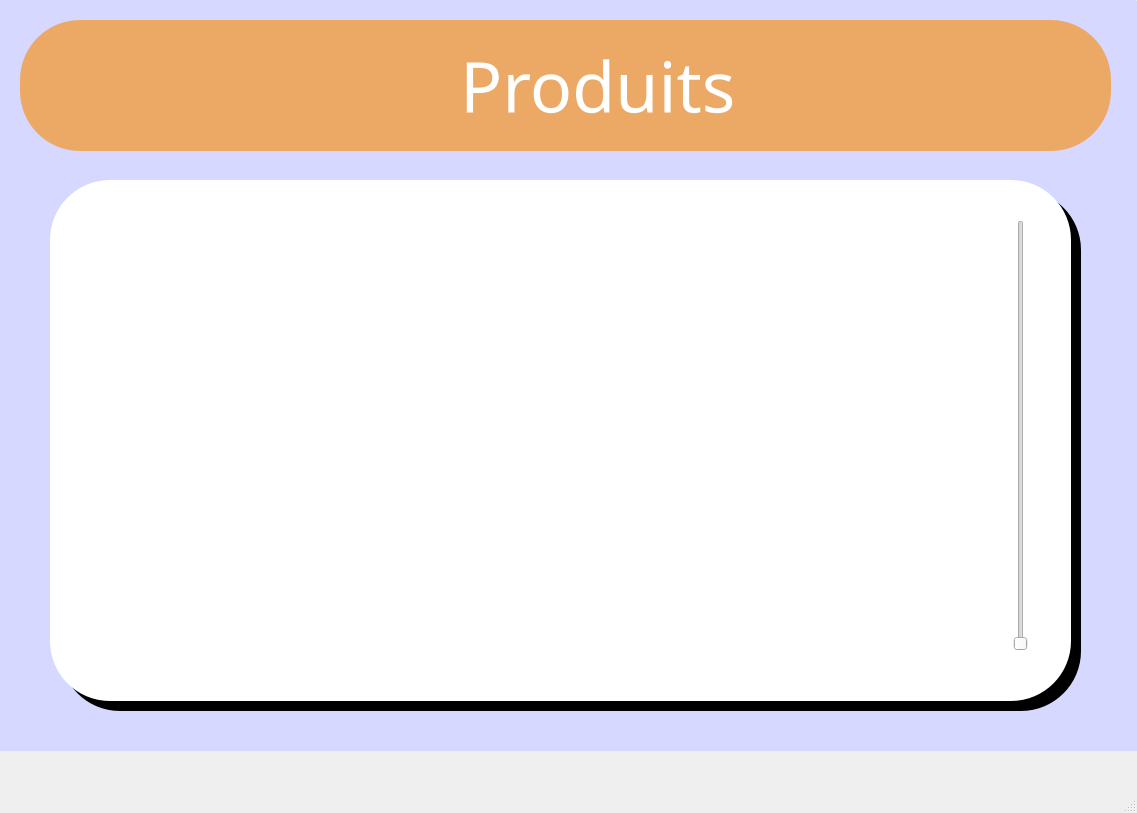
<?xml version="1.0" encoding="UTF-8"?>
<ui version="4.0">
 <class>MainWindow</class>
 <widget class="QMainWindow" name="MainWindow">
  <property name="geometry">
   <rect>
    <x>0</x>
    <y>0</y>
    <width>1137</width>
    <height>813</height>
   </rect>
  </property>
  <property name="windowTitle">
   <string>MainWindow</string>
  </property>
  <property name="styleSheet">
   <string notr="true">*{
	font-family: Akrobat;
	font-size: 26px;
}

QFrame{
background:white;
border-radius:15px;
}

QLabel{
color:#29465B;
font-size:40px;
background:transparent;
}

QLineEdit{
background:transparent;
border:none;
color:#717072;
border-bottom:1px solid #717072;
}</string>
  </property>
  <widget class="QWidget" name="centralwidget">
   <widget class="QStackedWidget" name="stackedWidget">
    <property name="geometry">
     <rect>
      <x>0</x>
      <y>0</y>
      <width>1141</width>
      <height>751</height>
     </rect>
    </property>
    <property name="styleSheet">
     <string notr="true"/>
    </property>
    <property name="currentIndex">
     <number>2</number>
    </property>
    <widget class="QWidget" name="page_1">
     <widget class="QToolButton" name="Image_2">
      <property name="geometry">
       <rect>
        <x>490</x>
        <y>30</y>
        <width>121</width>
        <height>121</height>
       </rect>
      </property>
      <property name="layoutDirection">
       <enum>Qt::LeftToRight</enum>
      </property>
      <property name="styleSheet">
       <string notr="true"/>
      </property>
      <property name="text">
       <string/>
      </property>
      <property name="icon">
       <iconset>
        <normaloff>:/images/user.png</normaloff>:/images/user.png</iconset>
      </property>
      <property name="iconSize">
       <size>
        <width>200</width>
        <height>200</height>
       </size>
      </property>
     </widget>
     <widget class="QPushButton" name="pushButton_9">
      <property name="geometry">
       <rect>
        <x>-30</x>
        <y>-30</y>
        <width>1181</width>
        <height>971</height>
       </rect>
      </property>
      <property name="styleSheet">
       <string notr="true">QPushButton{
background:#29465B;
font-size:30px;
border-radius:60px;
}
</string>
      </property>
      <property name="text">
       <string/>
      </property>
     </widget>
     <widget class="QFrame" name="frame_2">
      <property name="geometry">
       <rect>
        <x>270</x>
        <y>100</y>
        <width>561</width>
        <height>601</height>
       </rect>
      </property>
      <property name="frameShape">
       <enum>QFrame::StyledPanel</enum>
      </property>
      <property name="frameShadow">
       <enum>QFrame::Raised</enum>
      </property>
      <widget class="QLabel" name="Loginhere_3">
       <property name="geometry">
        <rect>
         <x>160</x>
         <y>70</y>
         <width>241</width>
         <height>41</height>
        </rect>
       </property>
       <property name="text">
        <string>LOGIN HERE</string>
       </property>
      </widget>
      <widget class="QPushButton" name="Login_3">
       <property name="geometry">
        <rect>
         <x>60</x>
         <y>490</y>
         <width>431</width>
         <height>71</height>
        </rect>
       </property>
       <property name="styleSheet">
        <string notr="true">QPushButton{
background:#ECA966;
font-size:30px;
border-radius:30px;
color:white;
}

QPushButton:hover{
color:white;
border-radius:30px;
background:#29465B;
font-size:30px;
}</string>
       </property>
       <property name="text">
        <string>LOGIN</string>
       </property>
      </widget>
      <widget class="QLineEdit" name="Username_3">
       <property name="geometry">
        <rect>
         <x>60</x>
         <y>210</y>
         <width>431</width>
         <height>71</height>
        </rect>
       </property>
       <property name="text">
        <string/>
       </property>
       <property name="placeholderText">
        <string>Username</string>
       </property>
      </widget>
      <widget class="QLineEdit" name="Password_3">
       <property name="geometry">
        <rect>
         <x>60</x>
         <y>320</y>
         <width>431</width>
         <height>71</height>
        </rect>
       </property>
       <property name="text">
        <string/>
       </property>
       <property name="echoMode">
        <enum>QLineEdit::Password</enum>
       </property>
       <property name="placeholderText">
        <string>Password</string>
       </property>
      </widget>
     </widget>
     <widget class="QToolButton" name="Image">
      <property name="geometry">
       <rect>
        <x>490</x>
        <y>30</y>
        <width>121</width>
        <height>121</height>
       </rect>
      </property>
      <property name="layoutDirection">
       <enum>Qt::LeftToRight</enum>
      </property>
      <property name="styleSheet">
       <string notr="true">QToolButton{
background:white;
border-radius:60px;
}</string>
      </property>
      <property name="text">
       <string/>
      </property>
      <property name="icon">
       <iconset>
        <normaloff>:/images/user.png</normaloff>:/images/user.png</iconset>
      </property>
      <property name="iconSize">
       <size>
        <width>200</width>
        <height>200</height>
       </size>
      </property>
     </widget>
    </widget>
    <widget class="QWidget" name="page_2">
     <widget class="QPushButton" name="commandes">
      <property name="geometry">
       <rect>
        <x>310</x>
        <y>490</y>
        <width>221</width>
        <height>91</height>
       </rect>
      </property>
      <property name="styleSheet">
       <string notr="true">QPushButton{
background:#29465B;
font-size:30px;
border-radius:45px;
color:white;
}

QPushButton:hover{
color:#3794AB;
border-radius:45px;
background:white;
font-size:30px;
}</string>
      </property>
      <property name="text">
       <string>Commandes</string>
      </property>
     </widget>
     <widget class="QPushButton" name="produits">
      <property name="geometry">
       <rect>
        <x>150</x>
        <y>280</y>
        <width>221</width>
        <height>91</height>
       </rect>
      </property>
      <property name="styleSheet">
       <string notr="true">QPushButton{
background:#29465B;
font-size:30px;
border-radius:45px;
color:white;
}

QPushButton:hover{
color:#3794AB;
border-radius:45px;
background:white;
font-size:30px;
}</string>
      </property>
      <property name="text">
       <string>Produits</string>
      </property>
     </widget>
     <widget class="QPushButton" name="reparations">
      <property name="geometry">
       <rect>
        <x>770</x>
        <y>280</y>
        <width>221</width>
        <height>91</height>
       </rect>
      </property>
      <property name="styleSheet">
       <string notr="true">QPushButton{
background:#29465B;
font-size:30px;
border-radius:45px;
color:white;
}

QPushButton:hover{
color:#3794AB;
border-radius:45px;
background:white;
font-size:30px;
}</string>
      </property>
      <property name="text">
       <string>Reparations</string>
      </property>
     </widget>
     <widget class="QPushButton" name="employes">
      <property name="geometry">
       <rect>
        <x>470</x>
        <y>280</y>
        <width>221</width>
        <height>91</height>
       </rect>
      </property>
      <property name="styleSheet">
       <string notr="true">QPushButton{
background:#29465B;
font-size:30px;
border-radius:45px;
color:white;
}

QPushButton:hover{
color:#3794AB;
border-radius:45px;
background:white;
font-size:30px;
}</string>
      </property>
      <property name="text">
       <string>Employés</string>
      </property>
     </widget>
     <widget class="QPushButton" name="clients">
      <property name="geometry">
       <rect>
        <x>630</x>
        <y>490</y>
        <width>221</width>
        <height>91</height>
       </rect>
      </property>
      <property name="styleSheet">
       <string notr="true">QPushButton{
background:#29465B;
font-size:30px;
border-radius:45px;
color:white;
}

QPushButton:hover{
color:#3794AB;
border-radius:45px;
background:white;
font-size:30px;
}</string>
      </property>
      <property name="text">
       <string>Clients</string>
      </property>
     </widget>
     <widget class="QPushButton" name="pushButton">
      <property name="geometry">
       <rect>
        <x>20</x>
        <y>20</y>
        <width>1091</width>
        <height>131</height>
       </rect>
      </property>
      <property name="styleSheet">
       <string notr="true">QPushButton{
background:#ECA966;
font-size:70px;
border-radius:60px;
color:white;
}</string>
      </property>
      <property name="text">
       <string/>
      </property>
     </widget>
     <widget class="QPushButton" name="pushButton_5">
      <property name="geometry">
       <rect>
        <x>-30</x>
        <y>-20</y>
        <width>1181</width>
        <height>801</height>
       </rect>
      </property>
      <property name="styleSheet">
       <string notr="true">QPushButton{

background:rgb(215, 216, 255);
font-size:70px;
border-radius:60px;
color:white;
}</string>
      </property>
      <property name="text">
       <string/>
      </property>
     </widget>
     <widget class="QLabel" name="label_2">
      <property name="geometry">
       <rect>
        <x>430</x>
        <y>30</y>
        <width>301</width>
        <height>111</height>
       </rect>
      </property>
      <property name="styleSheet">
       <string notr="true">QLabel{
font-size:90px;
color:white;
}</string>
      </property>
      <property name="text">
       <string>Savvys</string>
      </property>
     </widget>
     <widget class="QPushButton" name="Retour_2">
      <property name="geometry">
       <rect>
        <x>80</x>
        <y>50</y>
        <width>81</width>
        <height>71</height>
       </rect>
      </property>
      <property name="styleSheet">
       <string notr="true">QPushButton{
background:#ECA966;
font-size:70px;
border-radius:60px;
color:white;
}</string>
      </property>
      <property name="text">
       <string/>
      </property>
      <property name="icon">
       <iconset>
        <normaloff>../../../../../Downloads/icons8-logout-58.png</normaloff>../../../../../Downloads/icons8-logout-58.png</iconset>
      </property>
      <property name="iconSize">
       <size>
        <width>70</width>
        <height>70</height>
       </size>
      </property>
     </widget>
     <zorder>pushButton_5</zorder>
     <zorder>commandes</zorder>
     <zorder>produits</zorder>
     <zorder>reparations</zorder>
     <zorder>employes</zorder>
     <zorder>clients</zorder>
     <zorder>pushButton</zorder>
     <zorder>label_2</zorder>
     <zorder>Retour_2</zorder>
    </widget>
    <widget class="QWidget" name="page_3">
     <widget class="QPushButton" name="pushButton_7">
      <property name="geometry">
       <rect>
        <x>20</x>
        <y>20</y>
        <width>1091</width>
        <height>131</height>
       </rect>
      </property>
      <property name="styleSheet">
       <string notr="true">QPushButton{
background:#ECA966;
font-size:70px;
border-radius:60px;
color:white;
}</string>
      </property>
      <property name="text">
       <string/>
      </property>
     </widget>
     <widget class="QLabel" name="label">
      <property name="geometry">
       <rect>
        <x>460</x>
        <y>30</y>
        <width>391</width>
        <height>111</height>
       </rect>
      </property>
      <property name="styleSheet">
       <string notr="true">QLabel{
font-size:70px;
color:white;
}</string>
      </property>
      <property name="text">
       <string>Produits</string>
      </property>
     </widget>
     <widget class="QPushButton" name="Retour">
      <property name="geometry">
       <rect>
        <x>70</x>
        <y>50</y>
        <width>81</width>
        <height>71</height>
       </rect>
      </property>
      <property name="styleSheet">
       <string notr="true">QPushButton{
background:#ECA966;
font-size:70px;
border-radius:60px;
color:white;
}</string>
      </property>
      <property name="text">
       <string/>
      </property>
      <property name="icon">
       <iconset>
        <normaloff>../../../../../Downloads/icons8-go-back-64 (1).png</normaloff>../../../../../Downloads/icons8-go-back-64 (1).png</iconset>
      </property>
      <property name="iconSize">
       <size>
        <width>70</width>
        <height>70</height>
       </size>
      </property>
     </widget>
     <widget class="QPushButton" name="pushButton_3">
      <property name="geometry">
       <rect>
        <x>60</x>
        <y>190</y>
        <width>1021</width>
        <height>521</height>
       </rect>
      </property>
      <property name="styleSheet">
       <string notr="true">QPushButton{
background:black;
font-size:70px;
border-radius:60px;
color:white;
}</string>
      </property>
      <property name="text">
       <string/>
      </property>
     </widget>
     <widget class="QPushButton" name="pushButton_4">
      <property name="geometry">
       <rect>
        <x>50</x>
        <y>180</y>
        <width>1021</width>
        <height>521</height>
       </rect>
      </property>
      <property name="styleSheet">
       <string notr="true">QPushButton{
background:white;
font-size:70px;
border-radius:60px;
color:white;
}</string>
      </property>
      <property name="text">
       <string/>
      </property>
     </widget>
     <widget class="QPushButton" name="pushButton_6">
      <property name="geometry">
       <rect>
        <x>-30</x>
        <y>-20</y>
        <width>1181</width>
        <height>801</height>
       </rect>
      </property>
      <property name="styleSheet">
       <string notr="true">QPushButton{
background:rgb(215, 216, 255);
font-size:70px;
border-radius:60px;
color:white;
}</string>
      </property>
      <property name="text">
       <string/>
      </property>
     </widget>
     <widget class="QSlider" name="verticalSlider">
      <property name="geometry">
       <rect>
        <x>1010</x>
        <y>220</y>
        <width>22</width>
        <height>431</height>
       </rect>
      </property>
      <property name="orientation">
       <enum>Qt::Vertical</enum>
      </property>
     </widget>
     <zorder>pushButton_6</zorder>
     <zorder>pushButton_7</zorder>
     <zorder>label</zorder>
     <zorder>pushButton_3</zorder>
     <zorder>pushButton_4</zorder>
     <zorder>Retour</zorder>
     <zorder>verticalSlider</zorder>
    </widget>
    <widget class="QWidget" name="page_4"/>
   </widget>
  </widget>
  <widget class="QMenuBar" name="menubar">
   <property name="geometry">
    <rect>
     <x>0</x>
     <y>0</y>
     <width>1137</width>
     <height>36</height>
    </rect>
   </property>
  </widget>
  <widget class="QStatusBar" name="statusbar"/>
 </widget>
 <resources/>
 <connections/>
</ui>
